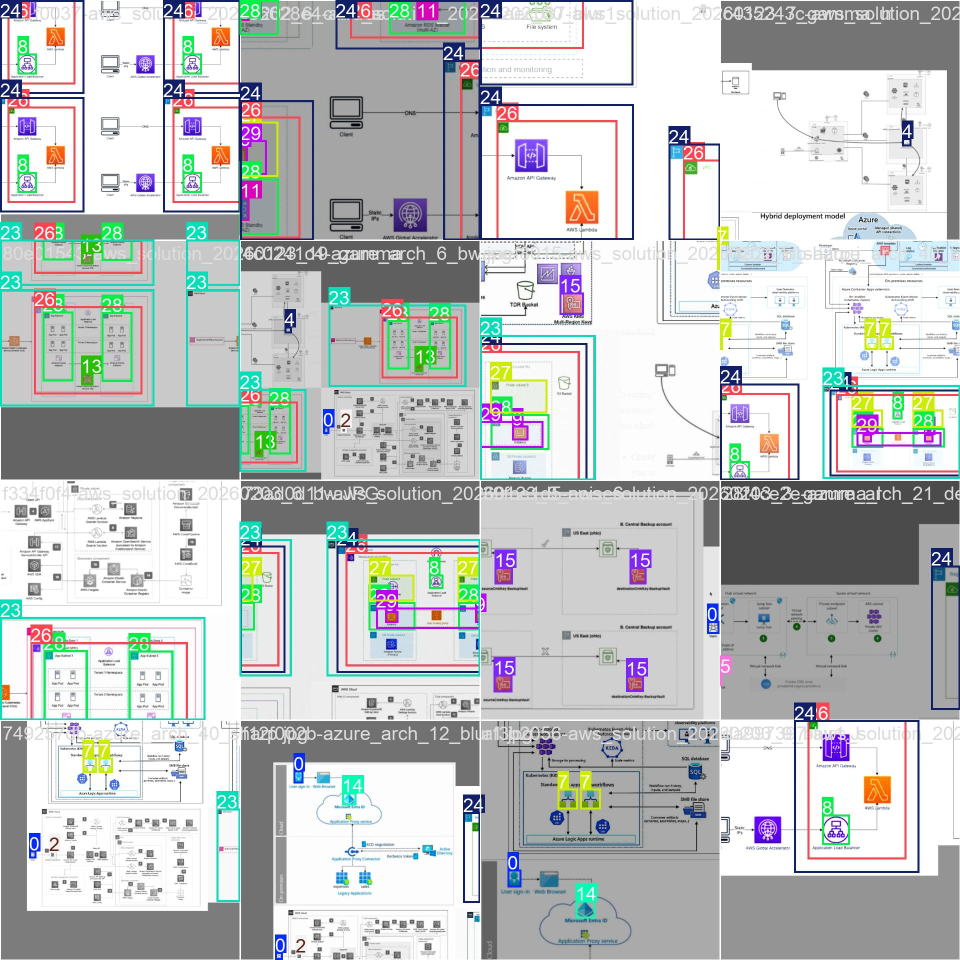
#> input picture runs/train/yolo11n_arch_components/train_batch0.jpg, 1920 x 1920 px (shown at 1/2 size)
$ python -i image_preprocessor.py   (imports and definitions only)
#> lines starting #> are read from the running program, lines starting #| are printed output that depends on the picture
"""Pré-processamento de imagens para detecção YOLO.

Redimensiona, normaliza e prepara imagens para inferência.
Inclui validações rigorosas de segurança contra DoS.
"""

import logging
import mimetypes
from pathlib import Path
from typing import Any

import cv2
import numpy as np
from numpy.typing import NDArray

logger = logging.getLogger(__name__)

# Constantes de segurança
MAX_FILE_SIZE_MB = 50
MAX_FILE_SIZE_BYTES = MAX_FILE_SIZE_MB * 1024 * 1024
MAX_IMAGE_DIMENSION = 10000  # Max 10k pixels
MIN_IMAGE_DIMENSION = 10  # Min 10 pixels
ALLOWED_MIME_TYPES = {"image/png", "image/jpeg", "image/jpg"}


class ImagePreprocessor:
    """Pré-processa imagens para detecção de componentes YOLO.

    Executa as seguintes transformações:
    1. Carrega imagem do arquivo
    2. Converte para RGB
    3. Redimensiona para tamanho alvo (múltiplo de 32)
    4. Normaliza pixels (0-255 -> 0-1)
    5. Binarização opcional (threshold adaptativo)

    Usage:
        >>> preprocessor = ImagePreprocessor(target_size=640)
        >>> processed = preprocessor.preprocess("diagram.png")
        >>> # processed is numpy array ready for YOLO
    """

    def __init__(
        self,
        target_size: int = 640,
        normalize: bool = True,
        apply_threshold: bool = False,
    ):
        """Inicializa o pré-processador.

        Args:
            target_size: Tamanho alvo da imagem (múltiplo de 32 recomendado).
            normalize: Se deve normalizar pixels para faixa 0-1.
            apply_threshold: Se deve aplicar thresholding adaptativo.
        """
        self.target_size = target_size
        self.normalize = normalize
        self.apply_threshold = apply_threshold

    def preprocess(self, image_path: str | Path) -> NDArray[Any]:
        """Pré-processa arquivo de imagem para inferência YOLO.

        Args:
            image_path: Caminho para o arquivo de imagem (PNG, JPG, JPEG).

        Returns:
            NDArray[Any]: Array de imagem pré-processada (HWC, RGB, float32).

        Raises:
            FileNotFoundError: Se arquivo de imagem não existir.
            ValueError: Se imagem não puder ser carregada.
        """
        image_path = Path(image_path)

        # Validações de segurança (prevenção contra DoS)
        self._validate_file_exists(image_path)
        self._validate_file_size(image_path)
        self._validate_mime_type(image_path)

        # Load image
        img = cv2.imread(str(image_path))
#> img is the input picture: shape (1920, 1920, 3); mean B, G, R 194.6, 194.6, 191.5
        if img is None:
            raise ValueError(f"Cannot load image (may be corrupted): {image_path}")

        # Valida dimensões após carregar
        self._validate_image_dimensions(img)

        logger.debug(f"Loaded image: {image_path}, shape: {img.shape}")

        # Convert BGR (OpenCV default) to RGB
        img = cv2.cvtColor(img, cv2.COLOR_BGR2RGB)

        # Resize to target size
        img = self._resize(img)

        # Apply adaptive thresholding if enabled
        if self.apply_threshold:
            img = self._apply_threshold(img)

        # Normalize pixel values
        if self.normalize:
            img = img.astype(np.float32) / 255.0

        logger.debug(f"Preprocessed image shape: {img.shape}")
        return img

    def _validate_file_exists(self, image_path: Path) -> None:
        """Valida se arquivo existe.

        Args:
            image_path: Caminho para o arquivo.

        Raises:
            FileNotFoundError: Se arquivo não existe.
        """
        if not image_path.exists():
            logger.error(f"Image not found: {image_path}")
            raise FileNotFoundError(f"Image not found: {image_path}")

    def _validate_file_size(self, image_path: Path) -> None:
        """Valida tamanho do arquivo (proteção contra DoS).

        Args:
            image_path: Caminho para o arquivo.

        Raises:
            ValueError: Se arquivo excede tamanho máximo.
        """
        size = image_path.stat().st_size
        if size > MAX_FILE_SIZE_BYTES:
            logger.error(
                f"File too large: {image_path} ({size} bytes). Max: {MAX_FILE_SIZE_BYTES} bytes"
            )
            raise ValueError(
                f"File size exceeds maximum allowed ({MAX_FILE_SIZE_MB}MB). "
                f"Current: {size / 1024 / 1024:.2f}MB"
            )

    def _validate_mime_type(self, image_path: Path) -> None:
        """Valida MIME type do arquivo.

        Args:
            image_path: Caminho para o arquivo.

        Raises:
            ValueError: Se MIME type não é permitido.
        """
        mime_type, _ = mimetypes.guess_type(str(image_path))
        if mime_type not in ALLOWED_MIME_TYPES:
            logger.error(f"Invalid MIME type: {mime_type} for {image_path}")
            raise ValueError(
                f"Invalid file type: {mime_type}. Allowed: {', '.join(ALLOWED_MIME_TYPES)}"
            )

    def _validate_image_dimensions(self, img: NDArray[Any]) -> None:
        """Valida dimensões da imagem carregada.

        Args:
            img: Array numpy da imagem.

        Raises:
            ValueError: Se dimensões são inválidas.
        """
        if len(img.shape) < 2:
            raise ValueError("Invalid image: less than 2 dimensions")

        h, w = img.shape[:2]

        # Validações de dimensão
        if h < MIN_IMAGE_DIMENSION or w < MIN_IMAGE_DIMENSION:
            raise ValueError(
                f"Image too small: {w}x{h}. Minimum: {MIN_IMAGE_DIMENSION}x{MIN_IMAGE_DIMENSION}"
            )

        if h > MAX_IMAGE_DIMENSION or w > MAX_IMAGE_DIMENSION:
            raise ValueError(
                f"Image too large: {w}x{h}. Maximum: {MAX_IMAGE_DIMENSION}x{MAX_IMAGE_DIMENSION}"
            )

        # Valida número de canais (3 para RGB)
        if len(img.shape) == 3 and img.shape[2] not in [3, 4]:
            raise ValueError(
                f"Invalid number of channels: {img.shape[2]}. Expected: 3 (RGB) or 4 (RGBA)"
            )

    def _resize(self, img: NDArray[Any]) -> NDArray[Any]:
        """Redimensiona imagem para tamanho alvo mantendo aspect ratio.

        Usa técnica letterbox para preencher se necessário.

        Args:
            img: Imagem de entrada (HWC).

        Returns:
            Imagem redimensionada.
        """
        h, w = img.shape[:2]
#> h = 1920; w = 1920

        # Calculate scale to fit within target_size
        scale = min(self.target_size / h, self.target_size / w)
#> scale = 0.333

        # Compute new dimensions
        new_h = int(h * scale)
#> new_h = 640
        new_w = int(w * scale)
#> new_w = 640

        # Resize
        resized = cv2.resize(img, (new_w, new_h), interpolation=cv2.INTER_LINEAR)
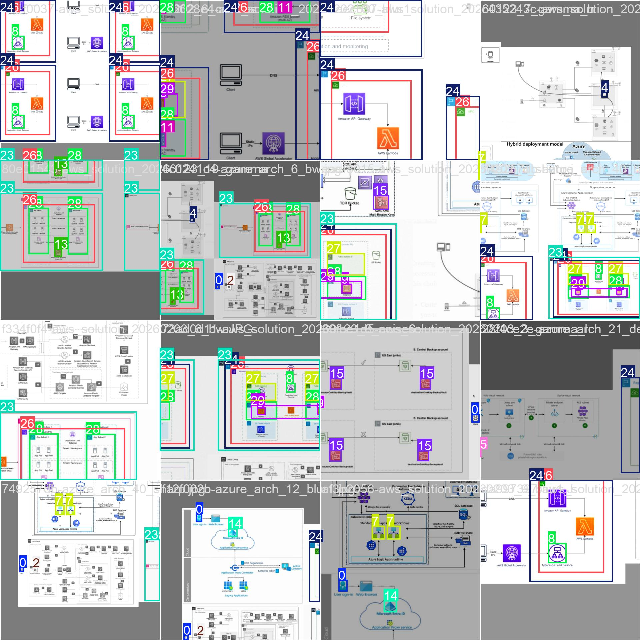
#> resized: shape (640, 640, 3); mean R, G, B 191.6, 194.8, 194.8

        # Create letterbox (pad with gray)
        top = (self.target_size - new_h) // 2
#> top = 0
        bottom = self.target_size - new_h - top
#> bottom = 0
        left = (self.target_size - new_w) // 2
#> left = 0
        right = self.target_size - new_w - left
#> right = 0

        # Pad
        padded = cv2.copyMakeBorder(
            resized,
            top,
            bottom,
            left,
            right,
            cv2.BORDER_CONSTANT,
            value=(114, 114, 114),  # Gray padding
        )

        return padded

    # [43 lines left out: functions _apply_threshold, get_original_size, not called in this run]

>>> result = ImagePreprocessor().preprocess('../../runs/train/yolo11n_arch_components/train_batch0.jpg')

$ run again, on runs/train/yolo11n_arch_components/train_batch1.jpg
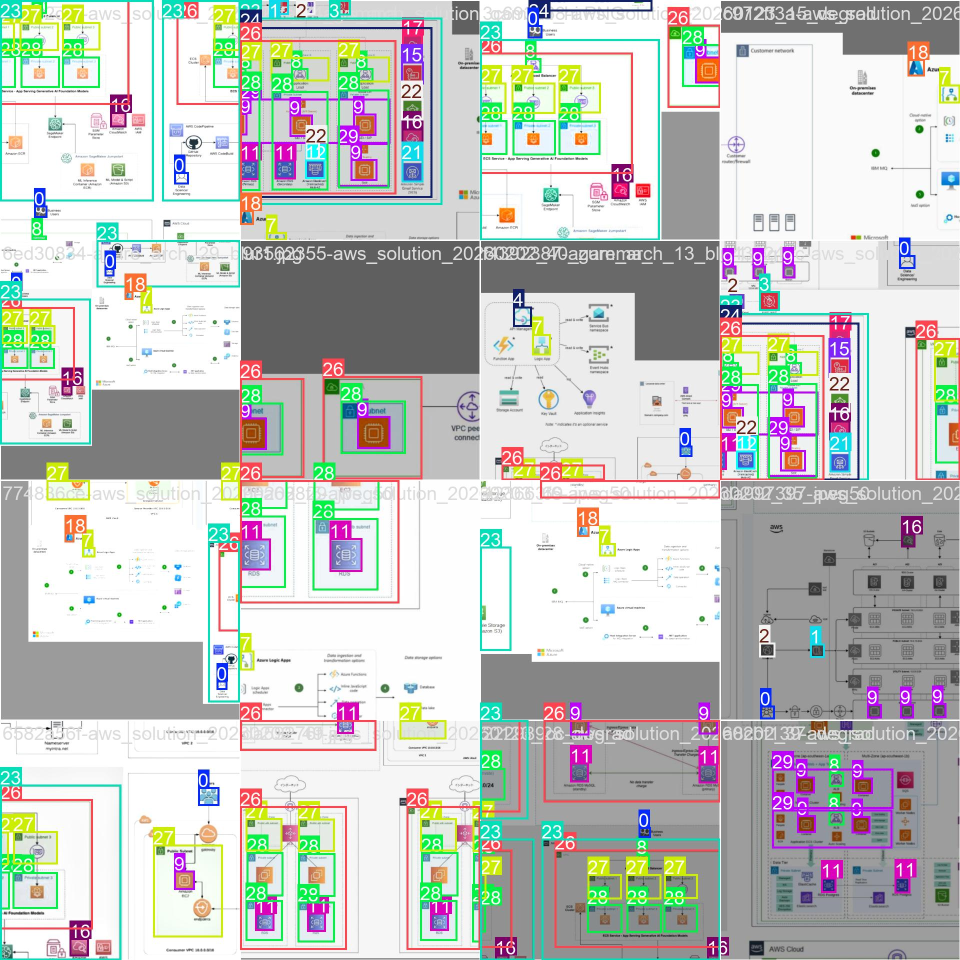
#> input picture runs/train/yolo11n_arch_components/train_batch1.jpg, 1920 x 1920 px (shown at 1/2 size)
#> in preprocess, img is the input picture: shape (1920, 1920, 3); mean B, G, R 193.4, 197.1, 194.8
#> in _resize, `resized = cv2.resize(img, (new_w, new_h), interpolation=cv2.INTER_LINE..`:
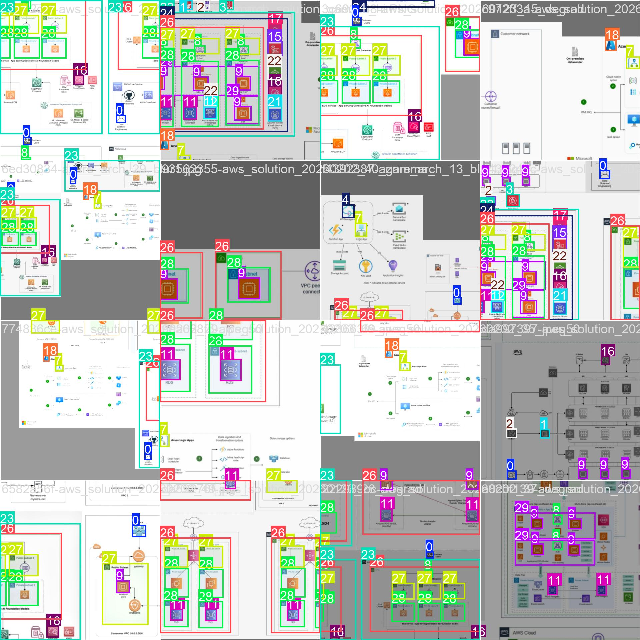
#> resized: shape (640, 640, 3); mean R, G, B 194.9, 197.3, 193.6

$ run again, on runs/train/yolo11n_arch_components/train_batch2.jpg
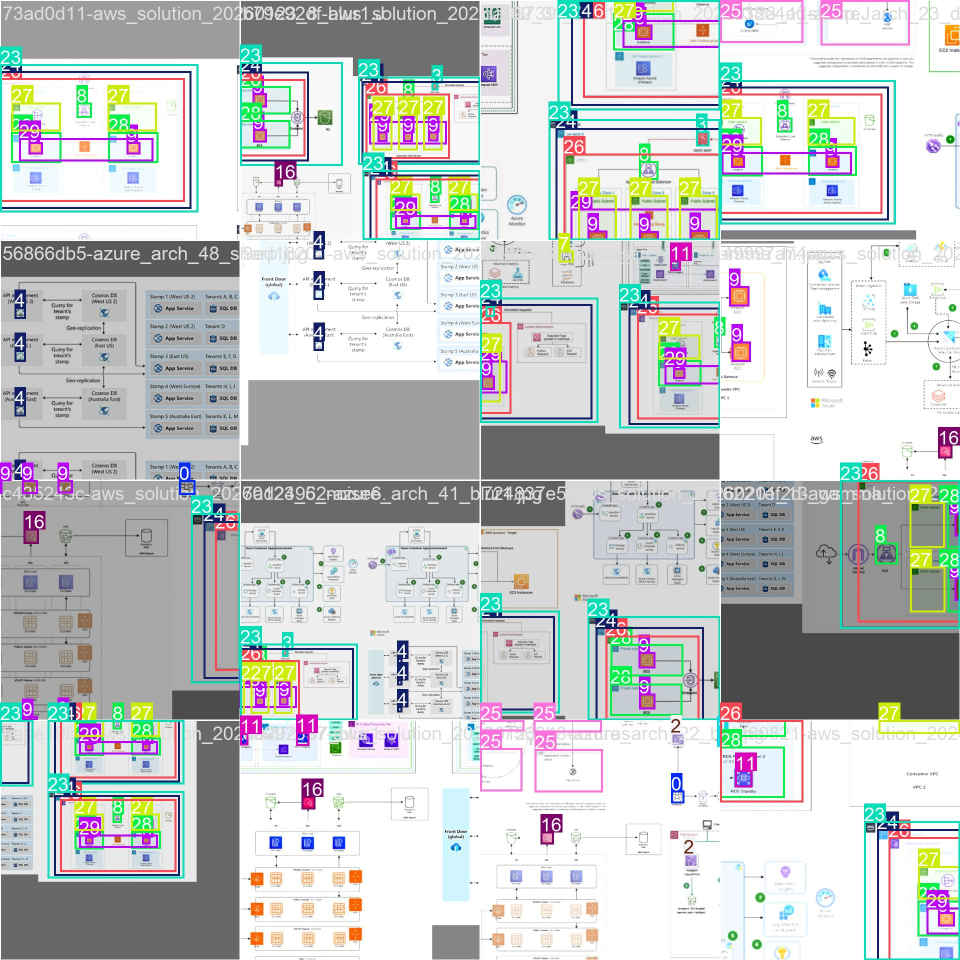
#> input picture runs/train/yolo11n_arch_components/train_batch2.jpg, 1920 x 1920 px (shown at 1/2 size)
#> in preprocess, img is the input picture: shape (1920, 1920, 3); mean B, G, R 199.3, 199.6, 196.4
#> in _resize, `resized = cv2.resize(img, (new_w, new_h), interpolation=cv2.INTER_LINE..`:
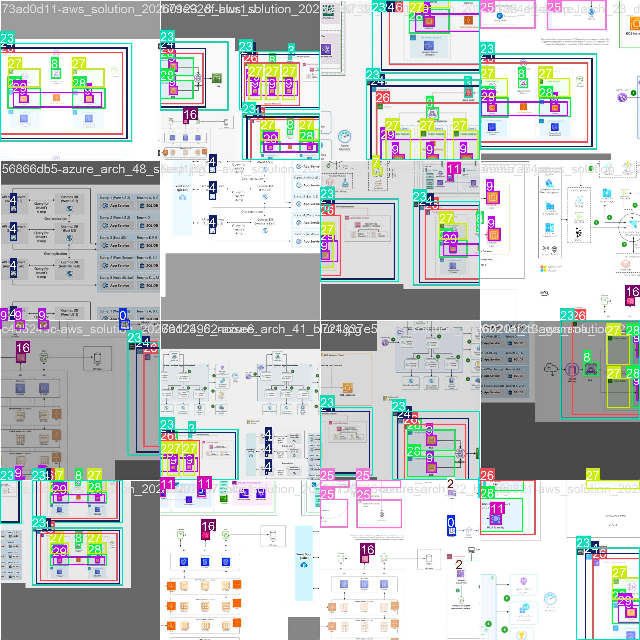
#> resized: shape (640, 640, 3); mean R, G, B 196.3, 199.6, 199.2

$ run again, on runs/train/yolo11n_arch_components/val_batch0_pred.jpg
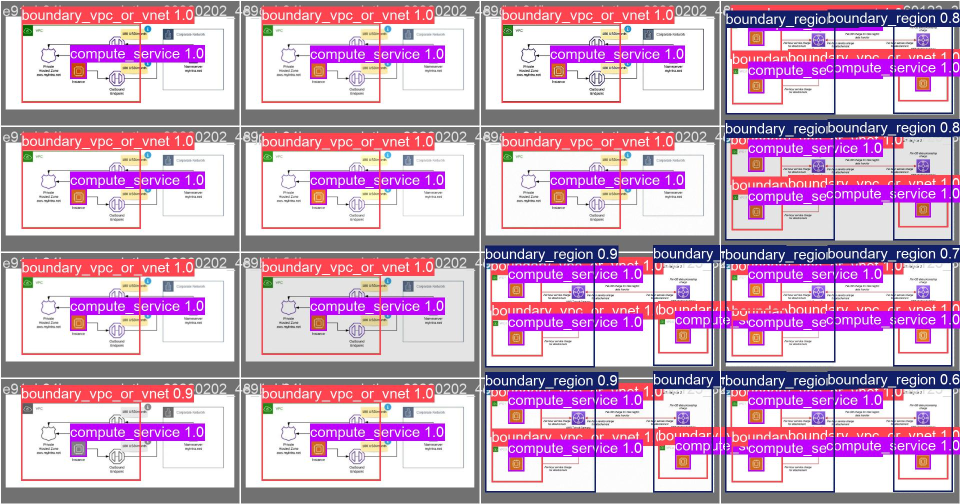
#> input picture runs/train/yolo11n_arch_components/val_batch0_pred.jpg, 1920 x 1008 px (shown at 1/2 size)
#> in preprocess, img is the input picture: shape (1008, 1920, 3); mean B, G, R 194, 165.1, 202.5
#> in _resize, `resized = cv2.resize(img, (new_w, new_h), interpolation=cv2.INTER_LINE..`:
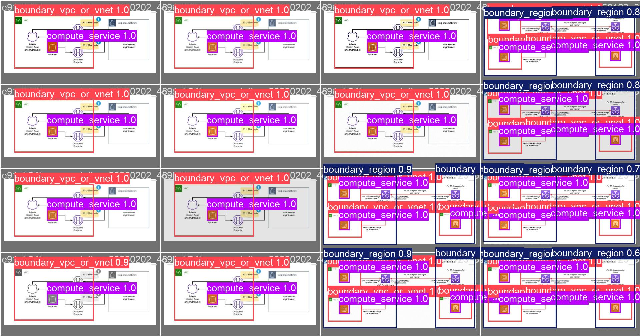
#> resized: shape (336, 640, 3); mean R, G, B 201.4, 163.8, 192.9
#> in _resize, `padded = cv2.copyMakeBorder( resized, top, bottom, left, right, cv2.BO..`:
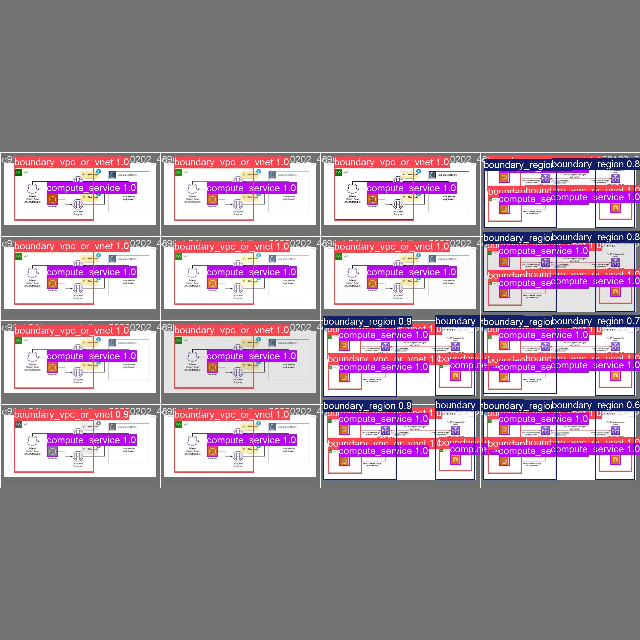
#> padded: shape (640, 640, 3); mean R, G, B 159.9, 140.1, 155.4
